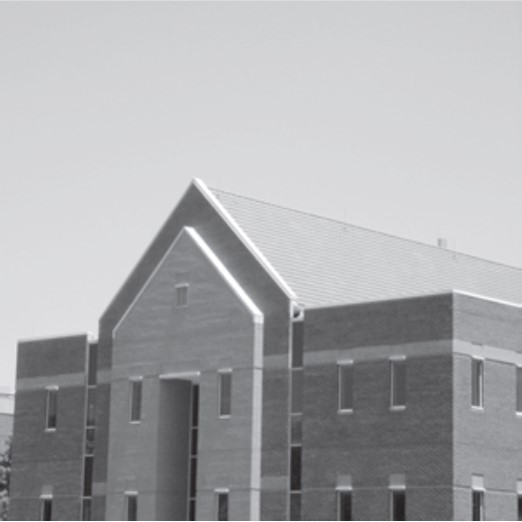
#> input picture feature_detection/building.jpg, 522 x 522 px
$ jupyter execute feature_detection.ipynb
#> lines starting #> are read from the running program, lines starting #| are printed output that depends on the picture; after the words box and inside, x2 and y2 are one past the last pixel; in counts of white or black regions, pixels touching at a corner belong together
#> further down, img is the input picture: shape (522, 522, 3); mean B, G, R 172.2, 170, 169.5
[cell 1]
import cv2 as cv
import numpy as np
import matplotlib.pyplot as plt

[cell 2]
def findCorner(img,window_size,thresh):
#> called with window_size = 2, thresh = 80000
    im_gray=cv.cvtColor(img,cv.COLOR_BGR2GRAY)

    Iy,Ix=np.gradient(im_gray)
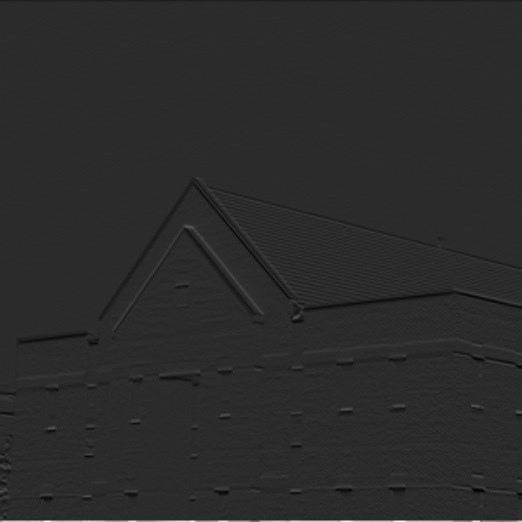
#> Iy: shape (522, 522) float64; min -46.5, max 225, mean 0.2; drawn with min black and max white
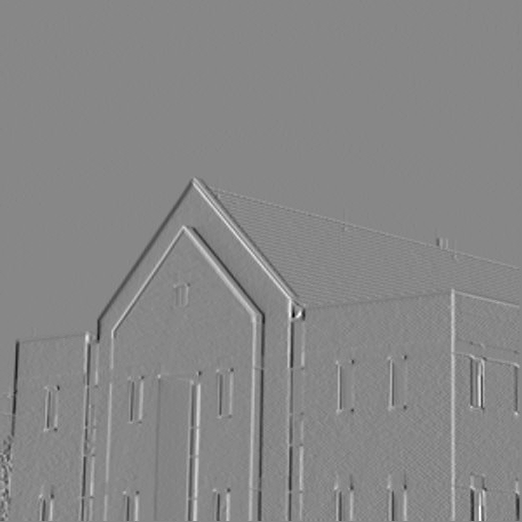
#> Ix: shape (522, 522) float64; min -55.5, max 49, mean 0; drawn with min black and max white
    ksize=7

    Ixx=cv.GaussianBlur(Ix*Ix,(ksize,ksize),cv.BORDER_DEFAULT)
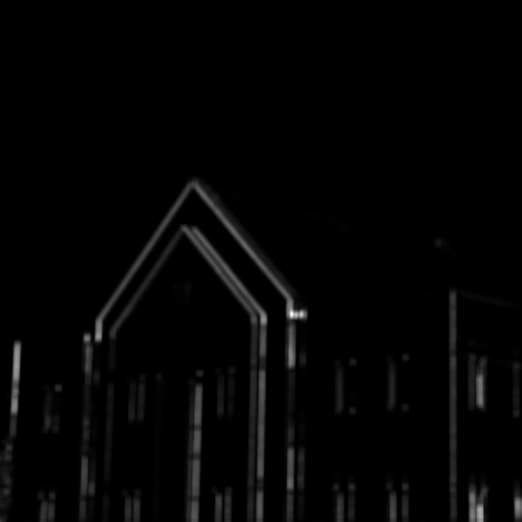
#> Ixx: shape (522, 522) float64; min 0, max 966.4, mean 17.9; drawn with min black and max white
    Iyy=cv.GaussianBlur(Iy*Iy,(ksize,ksize),cv.BORDER_DEFAULT)
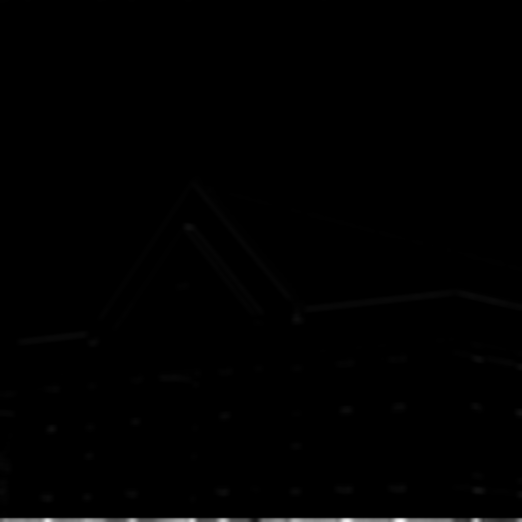
#> Iyy: shape (522, 522) float64; min 0, max 11318.7, mean 53.6; drawn with min black and max white
    Ixy=cv.GaussianBlur(Ix*Iy,(ksize,ksize),cv.BORDER_DEFAULT)
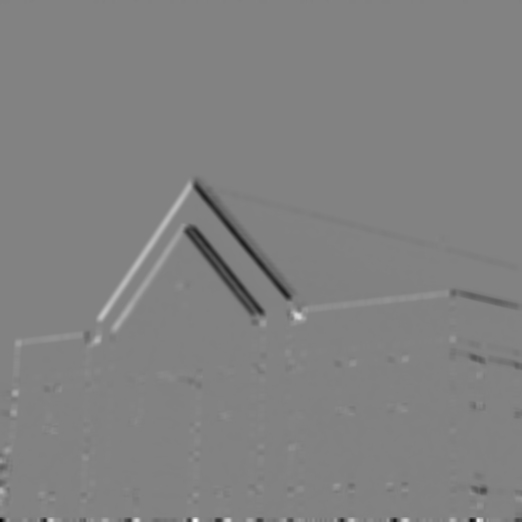
#> Ixy: shape (522, 522) float64; min -422, max 405.3, mean -1.4; drawn with min black and max white

    height=im_gray.shape[0]
#> height = 522
    width=im_gray.shape[1]
#> width = 522
    offset=int(window_size/2)

    newImg=im_gray.copy()
    color_img=cv.cvtColor(newImg,cv.COLOR_GRAY2RGB)

    for y in range(offset,height-offset):
        for x in range(offset,width-offset):
            windowIxx=Ixx[y-offset:y+offset+1,x-offset:x+offset+1]
            windowIxy=Ixy[y-offset:y+offset+1,x-offset:x+offset+1]
            windowIyy=Iyy[y-offset:y+offset+1,x-offset:x+offset+1]

            Sxx=windowIxx.sum()
            Syy=windowIyy.sum()
            Sxy=windowIxy.sum()

            #find det
            det=(Sxx*Syy)-(Sxy**2)
            trace=Sxx+Syy
            k=0.04 #k=0.04-0.06
            r=det-k*(trace**2)
            if r > thresh:
                color_img.itemset((y,x,0),255)
                color_img.itemset((y,x,1),0)
                color_img.itemset((y,x,2),0)
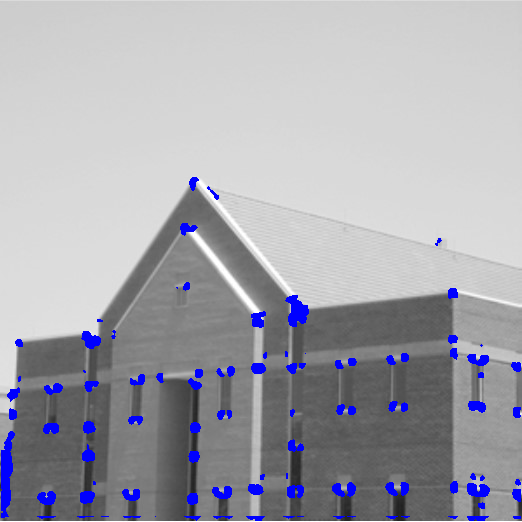
#> color_img: shape (522, 522, 3); mean B, G, R 173.8, 166.1, 166.1
    return color_img

[cell 3]
img=cv.imread("building.jpg")
dis=findCorner(img,2,80000)
plt.imshow(dis)

[cell 4]
img=cv.imread("building.jpg")
im_gray=cv.cvtColor(img,cv.COLOR_BGR2GRAY)

dst=cv.cornerHarris(im_gray,9,21,0.04)
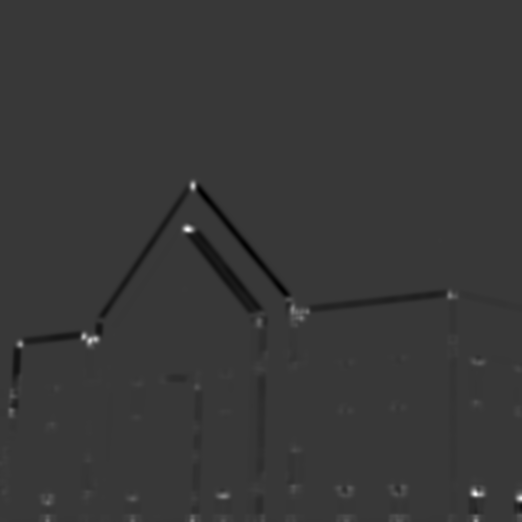
#> dst: shape (522, 522) float32; min -3.55e+16, max 1.25e+17, mean -1.81e+14; drawn with min black and max white

dst_norm = np.empty(dst.shape, dtype=np.float32)

cv.normalize(dst, dst_norm, alpha=0, beta=255, norm_type=cv.NORM_MINMAX)

corner=np.where(dst_norm>60)
#> corner = 5901 positions, rows 178 to 521, columns 0 to 521

display=np.zeros(dst.shape)

display[corner]=255

plt.imshow(display,cmap='gray')
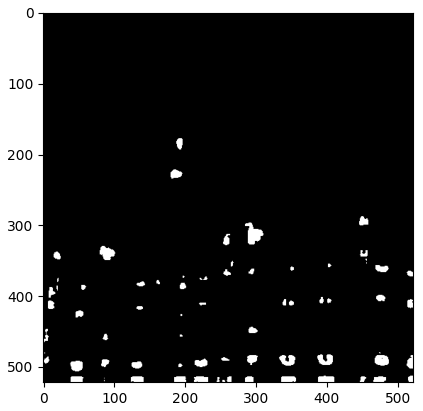
#> figure drawn by matplotlib, 1 panel

[cell 5]
contours, _h=cv.findContours(np.uint8(display), cv.RETR_TREE, cv.CHAIN_APPROX_SIMPLE)

for i in range(0,len(contours)):
    M = cv.moments(contours[i])
    if(M["m00"]>0):
        cX = int(M["m10"] / M["m00"])
        cY = int(M["m01"] / M["m00"])
        img = cv.circle(img, (cX,cY), 4, (0,0,255), -1)
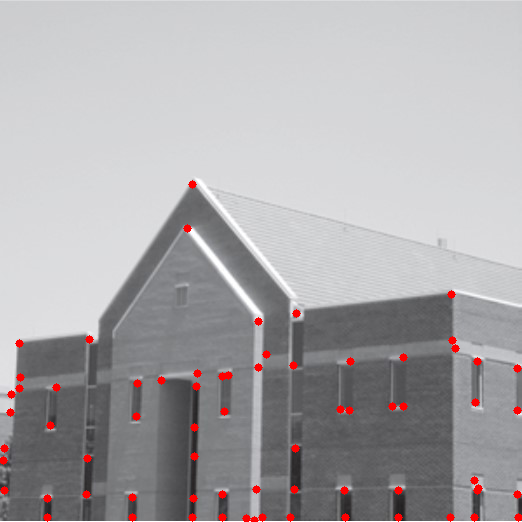
#> img: shape (522, 522, 3); mean B, G, R 170.7, 168.5, 171.1

rgb_img=cv.cvtColor(img,cv.COLOR_BGR2RGB)
# cv.imwrite("building_corner.jpg",img)
plt.imshow(rgb_img)

[cell 6]
def shi_tomasi(image):
    #Converting to grayscale
    gray_img = cv.cvtColor(image,cv.COLOR_BGR2GRAY)

    #Specifying maximum number of corners as 1000
    # 0.01 is the minimum quality level below which the corners are rejected
    # 10 is the minimum euclidean distance between two corners
    corners_img = cv.goodFeaturesToTrack(gray_img,1000,0.01,10)
#> corners_img = 141 rows, first 8: [456, 343], [257, 516], [474, 485], [479, 519], [192, 228], [14, 390], [13, 408], [258, 317]
    corners_img = np.int0(corners_img)
    out_img=image.copy()
    for corners in corners_img:

        x,y = corners.ravel()
        #Circling the corners in green
        cv.circle(out_img,(x,y),3,(0,255,0),-1)
#> this loop made 141 passes
#> (x, y) on passes 1 to 12: (456, 343), (257, 516), (474, 485), (479, 519), (192, 228), (14, 390), (13, 408), (258, 317), (15, 343), (192, 180), (516, 520), (451, 290)
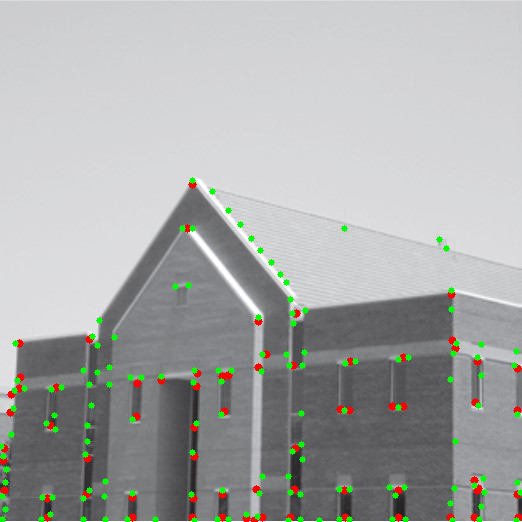
#> out_img: shape (522, 522, 3); 1.48% of pixels changed, all inside (x1, y1, x2, y2) = (0, 177, 522, 522)

    return out_img
